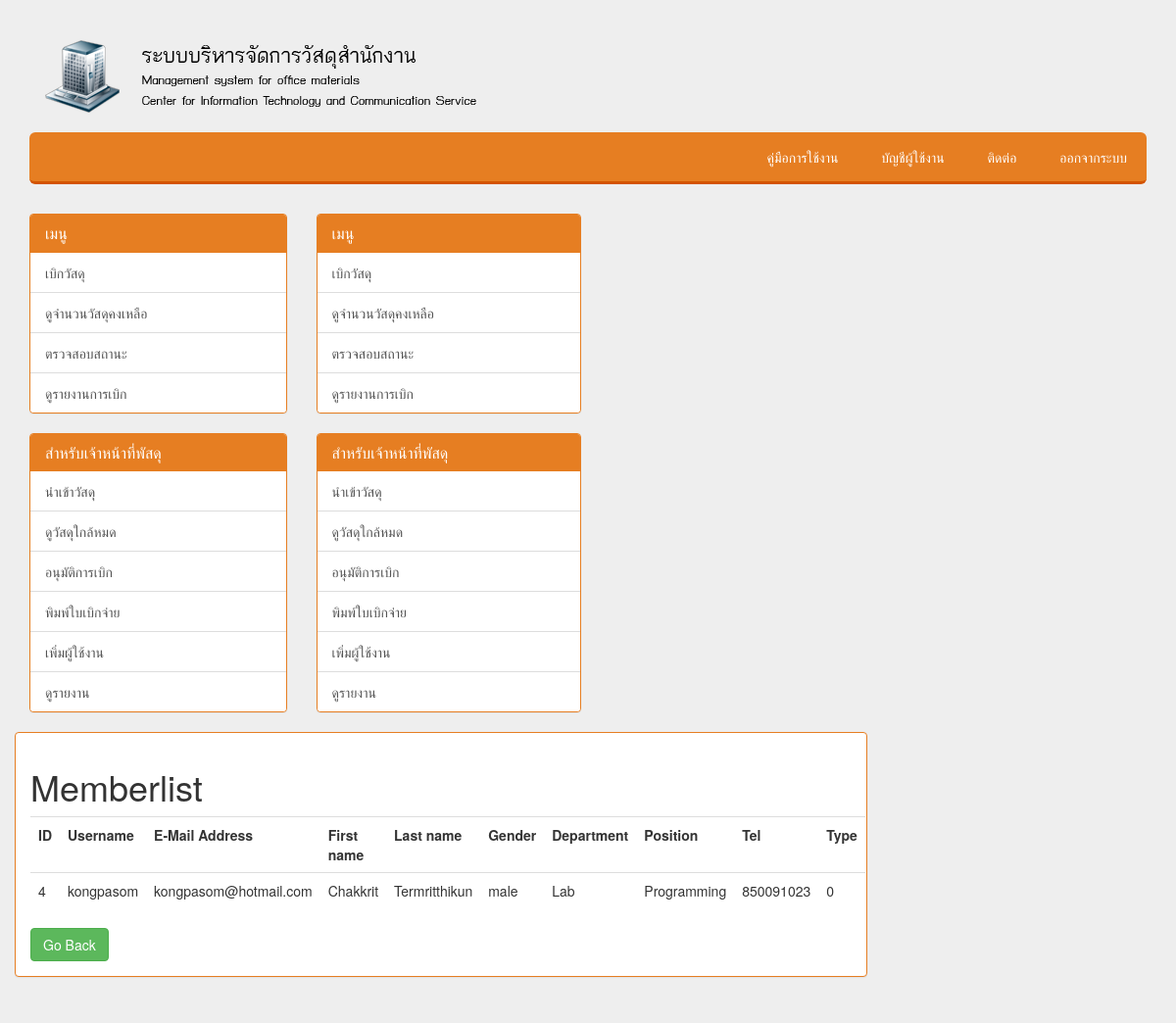
Before: /memberlist.php (signed in) with the older database file.
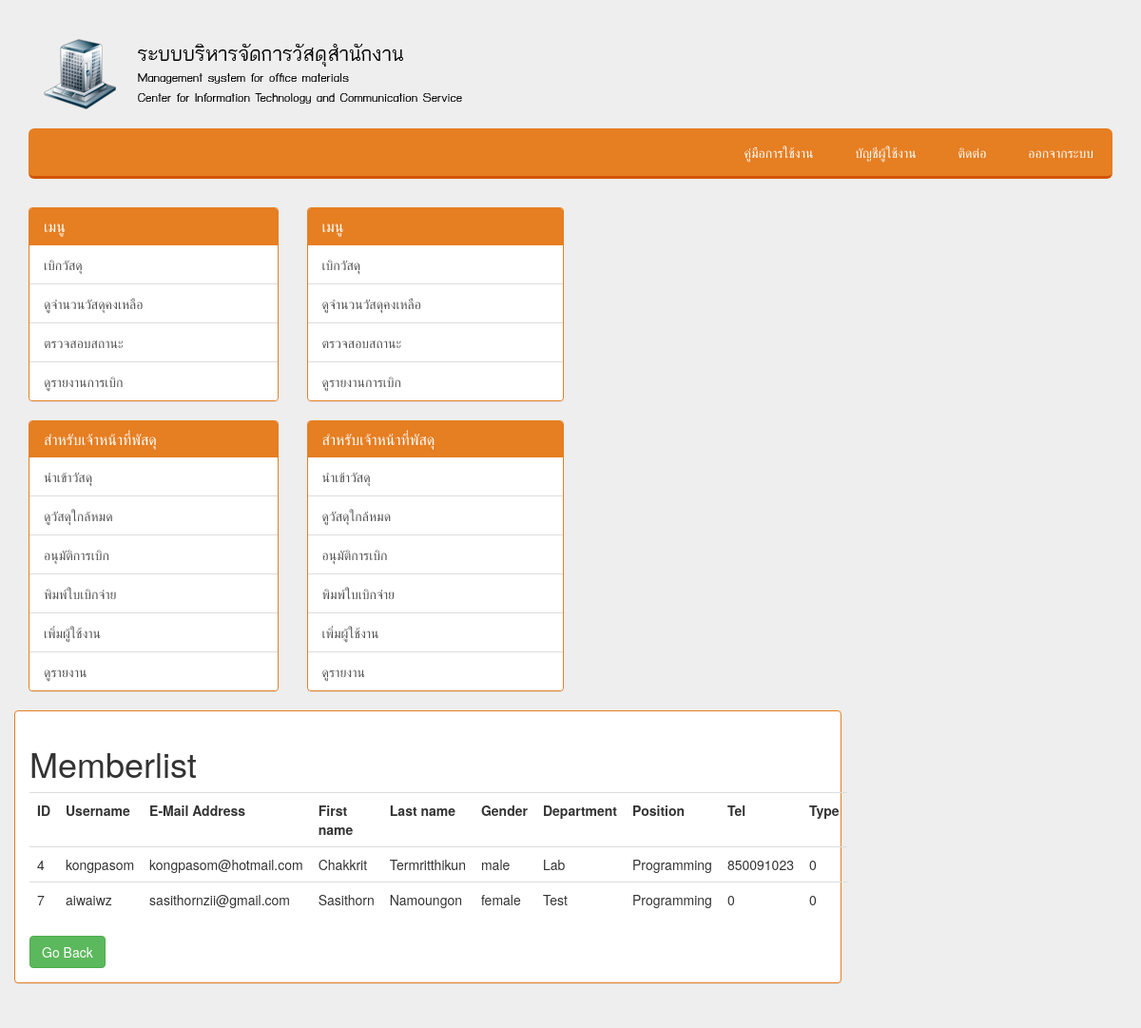
After: the same page with the newer database file.
### tables this page shows
CREATE TABLE `users` (
  `id` int(11) NOT NULL auto_increment,
  `username` varchar(255) NOT NULL,
  `password` char(64) NOT NULL,
  `salt` char(16) NOT NULL,
  `email` varchar(255) NOT NULL,
  `firstname` varchar(64) NOT NULL,
  `lastname` varchar(64) NOT NULL,
  `gender` varchar(6) NOT NULL,
  `department` varchar(64) NOT NULL,
  `position` varchar(64) NOT NULL,
  `tel` int(10) NOT NULL,
  `type` int(1) NOT NULL,
  PRIMARY KEY  (`id`),
  UNIQUE KEY `username` (`username`),
  UNIQUE KEY `email` (`email`)
);

### memberlist.php (the view, shortened to what this page needs)
<?php
    require("common.php");
    $query = "
        SELECT
            *
        FROM users
    ";
    try
    {
        $stmt = $db->prepare($query);
        $stmt->execute();
    }
    catch(PDOException $ex)
    {
        die("Failed to run query: " . $ex->getMessage());
    }
    $rows = $stmt->fetchAll();
?>
<!DOCTYPE html>
<html>
<head>
    <link href="src/css/main.css" rel="stylesheet">
    <link href="src/css/bootstrap.css" rel="stylesheet">
    <link href="src/signin.css" rel="stylesheet">
    <link href="src/justified-nav.css" rel="stylesheet">
</head>
<body>
<br>
<div class="container">
<? require "menu.php"; ?>
    <div class="row">
        <div class="col-xs-6 col-sm-3 sidebar-offcanvas" id="sidebar" role="navigation">
          <div class="panel panel-carot">
            <div class="panel-heading">
              <h3 class="panel-title">เมนู</h3>
            </div>
            <div class="list-group">
            <a href="#" class="list-group-item">เบิกวัสดุ</a>
            <a href="#" class="list-group-item">ดูจำนวนวัสดุคงเหลือ</a>
            <a href="#" class="list-group-item">ตรวจสอบสถานะ</a>
            <a href="#" class="list-group-item">ดูรายงานการเบิก</a>
           </div>
          </div>
          <div class="panel panel-carot">
            <div class="panel-heading">
              <h3 class="panel-title">สำหรับเจ้าหน้าที่พัสดุ</h3>
            </div>
            <div class="list-group">
            <a href="#" class="list-group-item">นำเข้าวัสดุ</a>
            <a href="#" class="list-group-item">ดูวัสดุใกล้หมด</a>
            <a href="#" class="list-group-item">อนุมัติการเบิก</a>
            <a href="#" class="list-group-item">พิมพ์ใบเบิกจ่าย</a>
            <a href="#" class="list-group-item">เพิ่มผู้ใช้งาน</a>
            <a href="#" class="list-group-item">ดูรายงาน</a>
           </div>
          </div>
        </div>
	<div id="content" class="col-xs-11 col-sm-9" >
        <div id="select-material" class="panel panel-carot">
            <div class="panel-body">
			<h1>Memberlist</h1>
				<table class="table">
					<tr>
						<th>ID</th>
						<th>Username</th>
						<th>E-Mail Address</th>
						<th>First name</th>
						<th>Last name</th>
						<th>Gender</th>
						<th>Department</th>
						<th>Position</th>
						<th>Tel</th>
						<th>Type</th>
					</tr>
					<?php foreach($rows as $row): ?>
						<tr>
							<td><?php echo $row['id']; ?></td>
							<td><?php echo htmlentities($row['username'], ENT_QUOTES, 'UTF-8'); ?></td>
							<td><?php echo htmlentities($row['email'], ENT_QUOTES, 'UTF-8'); ?></td>
							<td><?php echo htmlentities($row['firstname'], ENT_QUOTES, 'UTF-8'); ?></td>
							<td><?php echo htmlentities($row['lastname'], ENT_QUOTES, 'UTF-8'); ?></td>
							<td><?php echo htmlentities($row['gender'], ENT_QUOTES, 'UTF-8'); ?></td>
							<td><?php echo htmlentities($row['department'], ENT_QUOTES, 'UTF-8'); ?></td>
							<td><?php echo htmlentities($row['position'], ENT_QUOTES, 'UTF-8'); ?></td>
							<td><?php echo htmlentities($row['tel'], ENT_QUOTES, 'UTF-8'); ?></td>
							<td><?php echo htmlentities($row['type'], ENT_QUOTES, 'UTF-8'); ?></td>
						</tr>
					<?php endforeach; ?>
				</table>
				<a href="main.php" class="btn btn btn-success">Go Back</a><br />
			</div>
		</div>
	</div>
	</div>
</div>
</body>

Changed rows visible on the page:
added users: id "7", username "aiwaiwz", email "sasithornzii@gmail.com", firstname "Sasithorn", lastname "Namoungon", gender "female", department "Test", position "Programming", tel "0", type "0"
